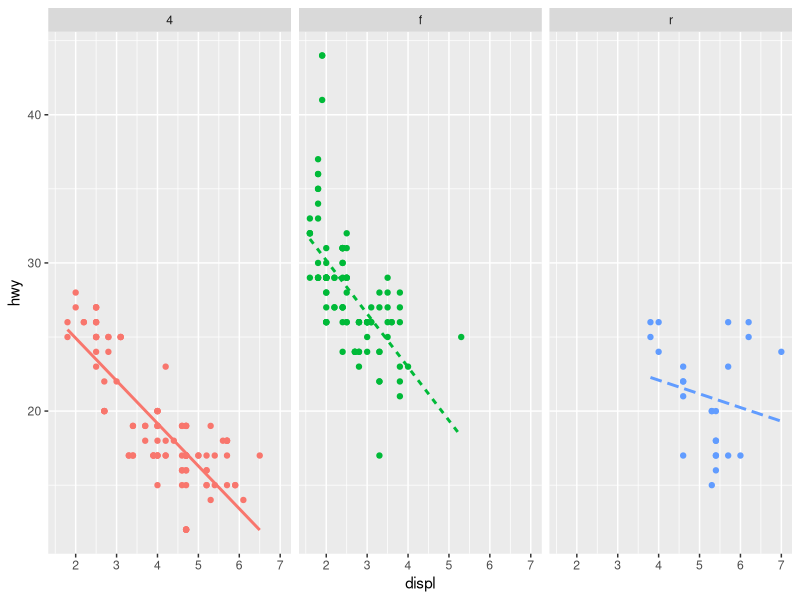

Write the R code that produced this figure.
## ---- chunk 1
knitr::opts_chunk$set(echo = TRUE)
library(tidyverse)
## ---- chunk 2
ggplot(data = mpg, mapping = aes(x = displ, y = hwy, color = drv)) +
  geom_point(show.legend = FALSE) +
  geom_smooth(mapping = aes(linetype = drv), method = "lm", se = FALSE, show.legend = FALSE) +
  facet_wrap(vars(drv))
## ---- chunk 3
# Put your code here
